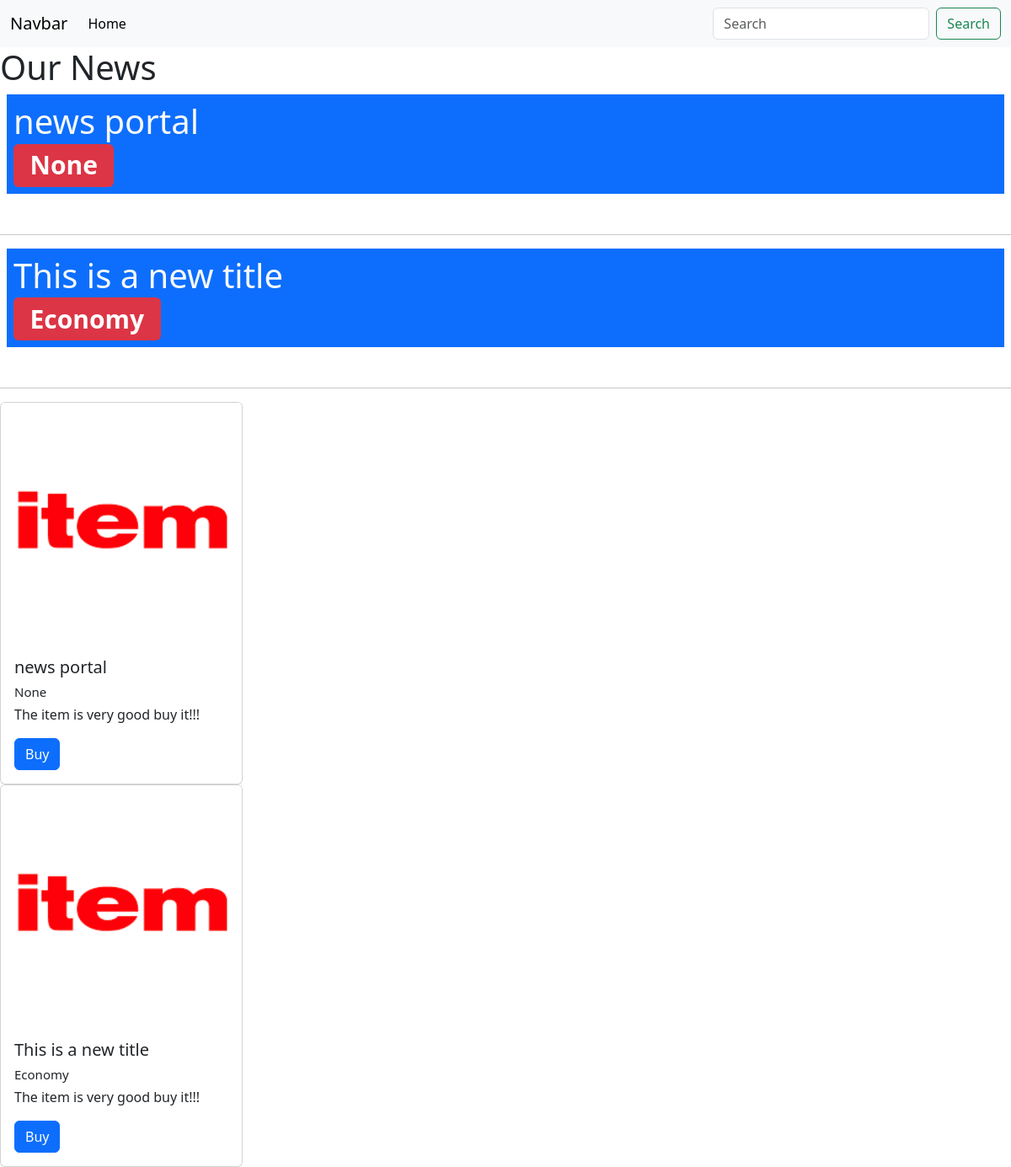
Before: / with the older database file.
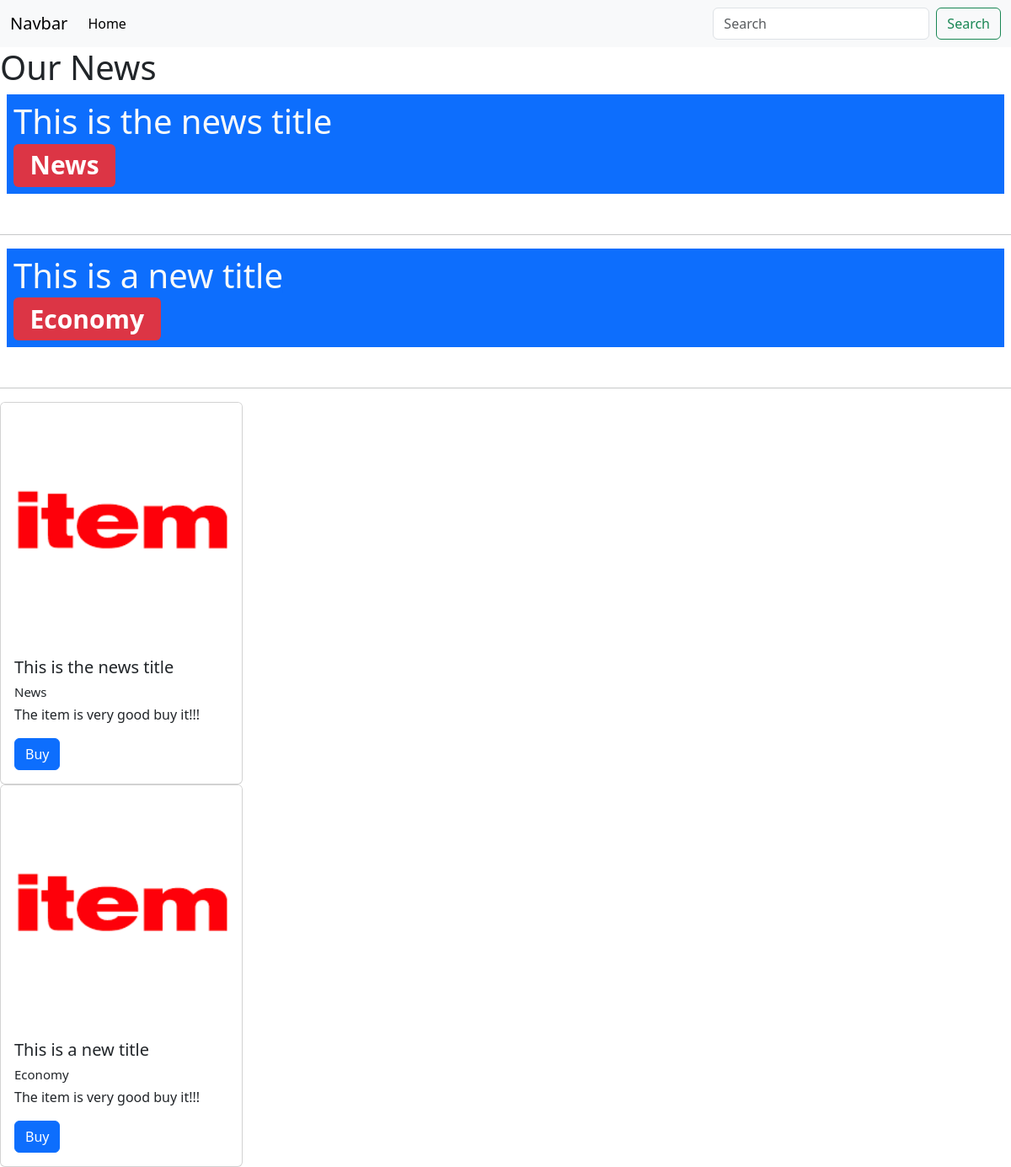
After: the same page with the newer database file.
### news/models.py (models this page shows)
class news(models.Model):
    title=models.CharField(max_length=200)
    category = models.ForeignKey(Category, related_name="category_news", on_delete = models.CASCADE, blank=True, null=True)
    description=models.TextField()
    created_at = models.DateTimeField(auto_now_add=True)
    updated_at=models.DateTimeField(auto_now=True)
    def __str__(self):
        return self.title

class Category (models.Model):
    name=models.CharField(max_length=225)
    created=models.DateTimeField(auto_now_add=True)
    updated_at=models.DateTimeField(auto_now=True)
    def __str__(self):
        return self.name

### news/views.py (the view)
# urls.py: path("", views.home, name="home"),
def home(request):
    dict = {
          'name' : news.objects.all(),
          'price': 999,
          'address' : 'Chicago'
        }
    return render(request, "index.html", dict)

### news/templates/index.html (shortened to what this page needs)
<!DOCTYPE html>
<html lang="en">
<head>
    <link href="https://cdn.jsdelivr.net/npm/bootstrap@5.3.3/dist/css/bootstrap.min.css" rel="stylesheet">
</head>
<body>
    <nav class="navbar navbar-expand-lg bg-body-tertiary">
        <div class="container-fluid">
          <a class="navbar-brand" href="#">Navbar</a>
          <div class="collapse navbar-collapse" id="navbarSupportedContent">
            <ul class="navbar-nav me-auto mb-2 mb-lg-0">
              <li class="nav-item">
                <a class="nav-link active" aria-current="page" href="#">Home</a>
              </li>
            </ul>
            <form class="d-flex" role="search">
              <input class="form-control me-2" type="search" placeholder="Search" aria-label="Search">
              <button class="btn btn-outline-success" type="submit">Search</button>
            </form>
          </div>
        </div>
      </nav>
{% block content %}
<h1>Our News</h1>
{% for i in name%}
<a href="{%url 'news:newsDetails' i.id%}">
  <h1 class="bg-primary p-2 m-2 text-light">{{i}}
    <br>
    <span class="badge bg-danger"> {{i.category}}</span>
  </h1>
</a>
<br>
<hr>
{% endfor %}
  {%for i in name%}
    <div class="card" style="width: 18rem;">
      <img class="card-img-top" alt="...">
      <div class="card-body">
        <h5 class="card-title">{{i.title}} <br><sub>{{i.category}}</sub> </h5>
        <p class="card-text">The item is very good buy it!!!</p>
        <a href="#" class="btn btn-primary">Buy</a>
      </div>
    </div>
  {%endfor%}
{% endblock content %}
</body>
</html>

Changed rows visible on the page:
changed news: title "news portal" → "This is the news title"; category "None" → "News"
